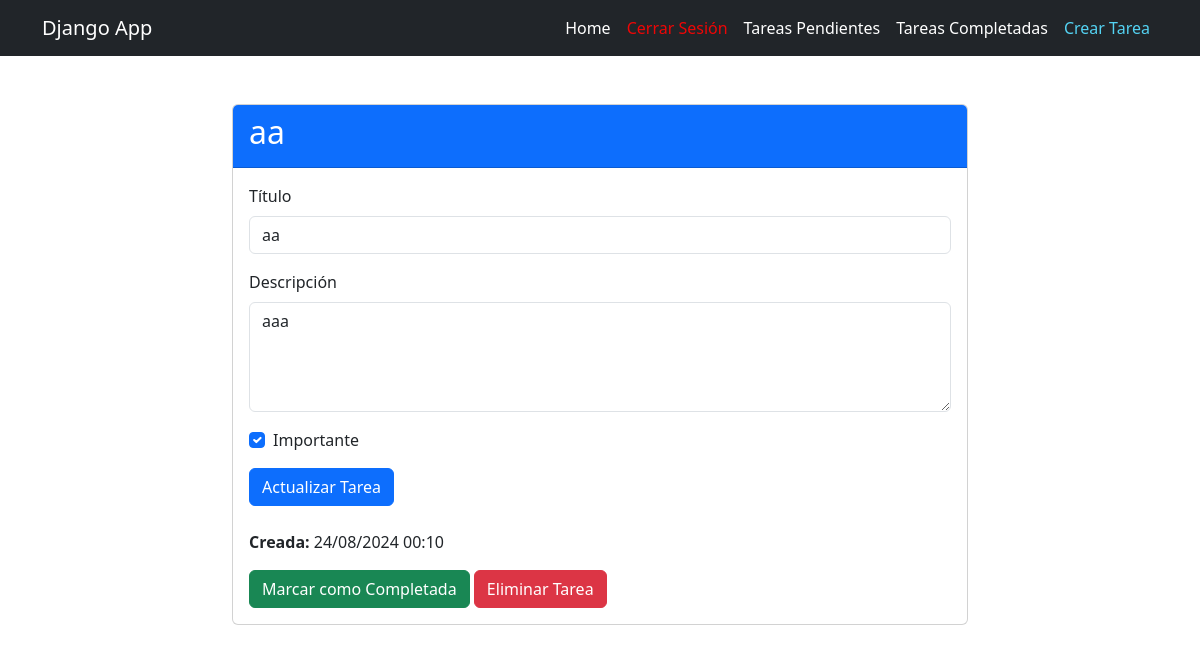
Page /tasks/5/ (signed in) on the earlier database version.
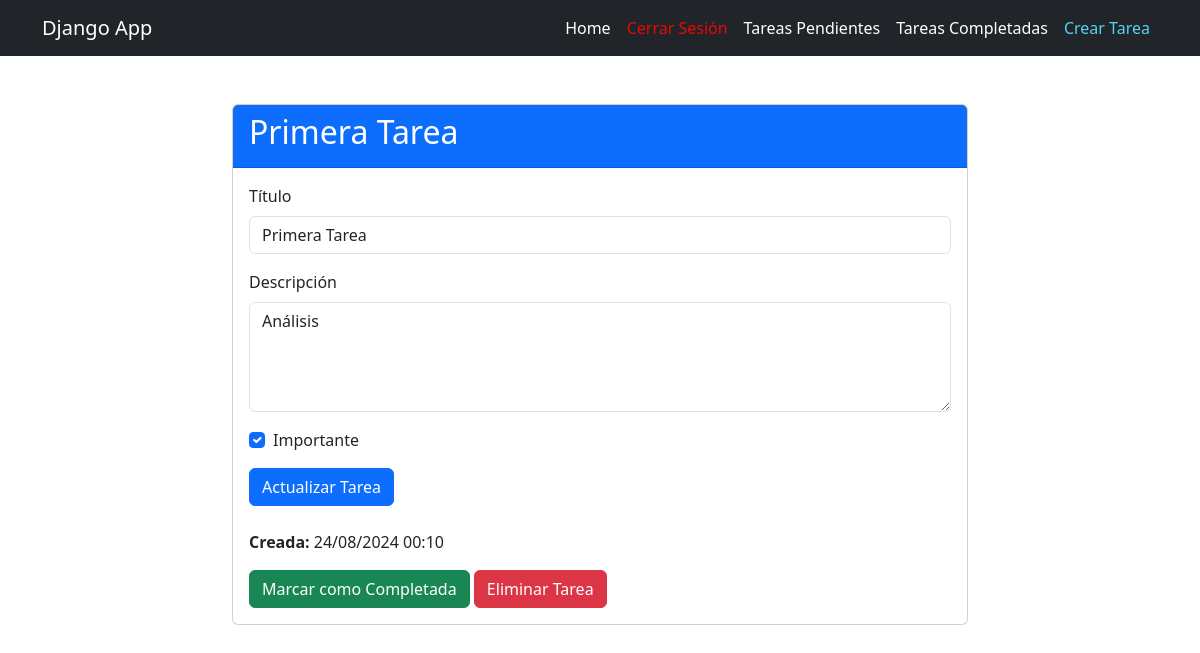
Same page on the later database version.
### tasks/models.py (models this page shows, shortened)
class Task(models.Model):
    title = models.CharField(max_length=100)
    description = models.TextField(blank=True)
    created = models.DateTimeField(auto_now_add=True)
    datecompleted = models.DateTimeField(null=True, blank=True)
    important = models.BooleanField(default=False)
    user = models.ForeignKey(User, on_delete=models.CASCADE)

### tasks/views.py (the view, shortened to what this page needs)
# urls.py: path('tasks/<int:task_id>/', views.task_detail, name = 'task_detail'),
@login_required
def task_detail(request, task_id):
    if request.method == 'GET':
        task = get_object_or_404(Task, pk = task_id, user = request.user)
        form = TaskForm(instance = task)
        return render (request, 'task_detail.html',{
            'task': task,
            'form': form
        })

### tasks/forms.py
class TaskForm(ModelForm):
    class Meta:
        model = Task
        fields = ['title', 'description', 'important']

### tasks/templates/task_detail.html (shortened to what this page needs)
{% extends 'base.html' %}
{% block content %}
<div class="container mt-5">
    <div class="row justify-content-center">
        <div class="col-md-8">
            <div class="card">
                <div class="card-header bg-primary text-white">
                    <h2>{{ task.title }}</h2>
                </div>
                <div class="card-body">
                    <form method="POST">
                        <div class="mb-3">
                            <label for="title" class="form-label">Título</label>
                            <input type="text" id="title" name="title" value="{{ form.title.value }}" class="form-control">
                        </div>
                        <div class="mb-3">
                            <label for="description" class="form-label">Descripción</label>
                            <textarea id="description" name="description" rows="4" class="form-control">{{ form.description.value }}</textarea>
                        </div>
                        <div class="mb-3 form-check">
                            <input type="checkbox" id="important" name="important" {% if form.important.value %}checked{% endif %} class="form-check-input">
                            <label for="important" class="form-check-label">Importante</label>
                        </div>
                        <button type="submit" class="btn btn-primary">Actualizar Tarea</button>
                    </form>
                    <div class="mt-4">
                        <p><strong>Creada:</strong> {{ task.created|date:"d/m/Y H:i" }}</p>
                        {% if task.datecompleted %}
                            <p><strong>Completada:</strong> {{ task.datecompleted|date:"d/m/Y H:i" }}</p>
                        {% else %}
                            <form action="{% url 'complete_task' task.id %}" method="POST" class="d-inline">
                                <button type="submit" class="btn btn-success">Marcar como Completada</button>
                            </form>
                        {% endif %}
                        <form action="{% url 'delete_task' task.id %}" method="POST" class="d-inline">
                            <button type="submit" class="btn btn-danger">Eliminar Tarea</button>
                        </form>
                    </div>
                </div>
            </div>
        </div>
    </div>
</div>
{% endblock %}

Differences in the rows shown:
changed Task: title "aa" → "Primera Tarea"; description "aaa" → "Análisis"
